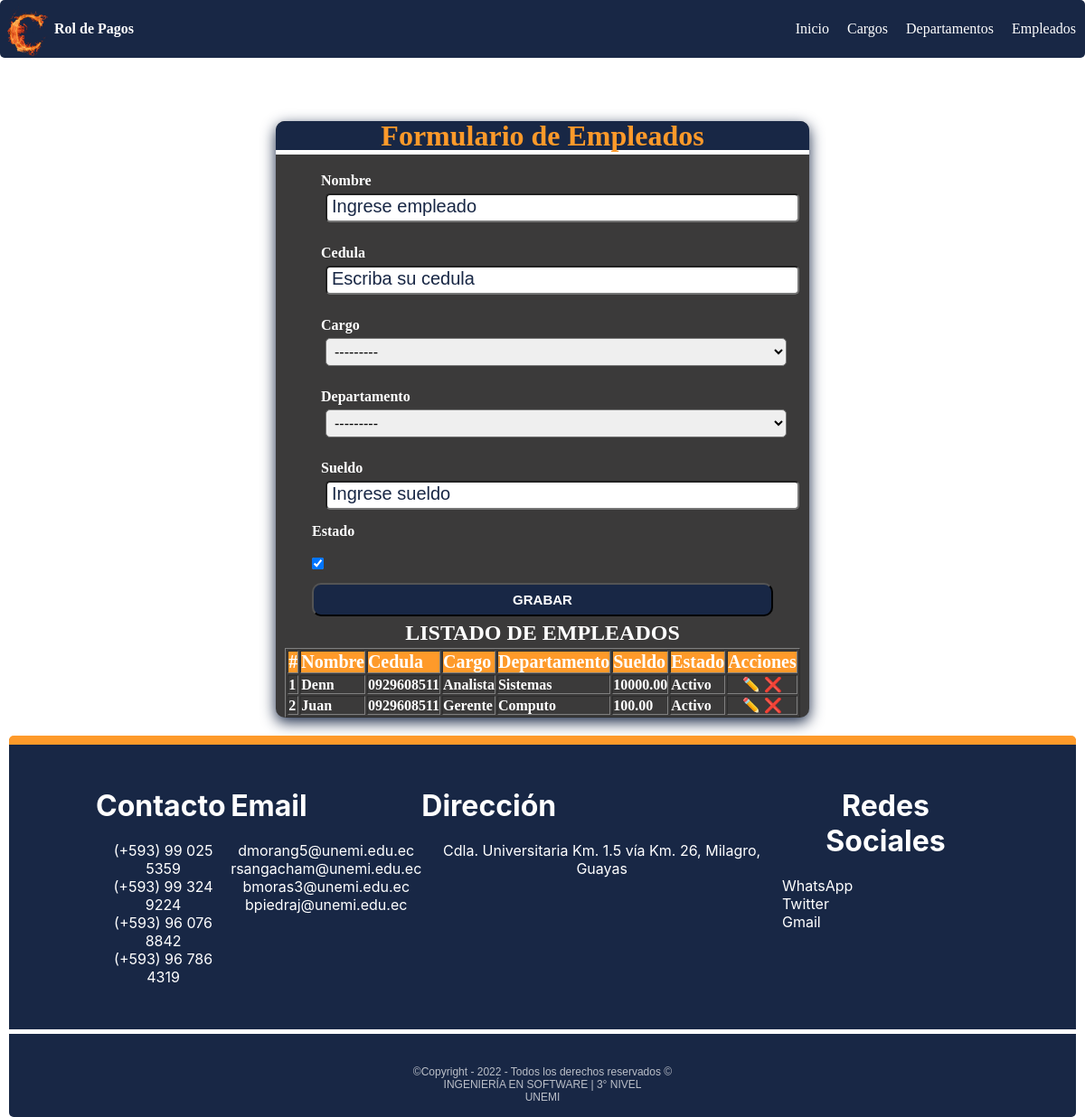
The app's page /empleado/ with its own data.
### mtto/models.py (models this page shows, shortened)
class Empleado(models.Model):
    id = models.AutoField(primary_key=True)
    nombre = models.CharField(max_length=100, blank=True, null=True)
    cedula = models.CharField(max_length=10, blank=True, null=True)
    cargo = models.ForeignKey(Cargo, on_delete=models.CASCADE)
    departamento = models.ForeignKey(Departamento, on_delete=models.CASCADE)
    sueldo = models.DecimalField(max_digits=10, decimal_places=2)
    estado = models.BooleanField(default=True)
    fecha_creacion = models.DateTimeField(auto_now_add=False, auto_now=True)
    class Meta:
        verbose_name = "Empleado"
        verbose_name_plural = "Empleados"
        ordering = ['id']

class Cargo(models.Model):
    descripcion = models.CharField(max_length=100, blank=False, null=True)
    estado = models.BooleanField(default=True)
    fecha_creacion = models.DateTimeField(auto_now_add=False, auto_now=True)
    class Meta:
        verbose_name = "Cargo"
        verbose_name_plural = "Cargos"
        ordering = ['id']
    def __str__(self):
        return self.descripcion

class Departamento(models.Model):
    descripcion = models.CharField(max_length=100, blank=True, null=True)
    estado = models.BooleanField(default=True)
    fecha_creacion = models.DateTimeField(auto_now_add=False, auto_now=True)
    class Meta:
        verbose_name = "Departamento"
        verbose_name_plural = "Departamentos"
        ordering = ['id']
    def __str__(self):
        return self.descripcion

### mtto/views.py (the view)
# urls.py: path('empleado/',crearEmpleado,name="empleado" ),
def crearEmpleado(request):
    if request.method == "POST":
        print("entro por post")
        empleado_form = EmpleadoFrom(request.POST)
        if empleado_form.is_valid():
            empleado_form.save()
    else:
        print("entro por get")
        empleado_form = EmpleadoFrom()
    empleados = Empleado.objects.all()
    return render(request, "pages/empleado.html",
                  {'empleadoForm': empleado_form, 'empleados': empleados, 'accion': 'Grabar'})

### templates/Pages/empleado.html (shortened to what this page needs)
{% extends "inicio.html" %}
{% load static %}
{% block css %}
   <link rel="stylesheet" href="{% static 'css/formulario.css' %}" />
{% endblock %}
{% block contenido %}
  <section class="form-container">
    <div class="form-header" >
      <h1>Formulario de Empleados</h1>
    </div>
    <form method="POST" id="form-departamento" class="form">
       <div class="form-group">
        <label for="nombre">Nombre</label>
        {{empleadoForm.nombre}}
      </div>
      <div class="form-group">
        <label for="cedula">Cedula</label>
        {{empleadoForm.cedula}}
      </div>
      <div class="form-group">
        <label for="cargo">Cargo</label>
        {{empleadoForm.cargo}}
      </div>
      <div class="form-group">
        <label for="departamento" >Departamento</label>
        {{empleadoForm.departamento}}
      </div>
       <div class="form-group">
        <label for="sueldo">Sueldo</label>
        {{empleadoForm.sueldo}}
      </div>
      <div class="form-check">
      <label>Estado</label>
      {{empleadoForm.estado}}
    </div>
    <button
      id="enviar"
      type="submit"
      name="enviar">
    {{ accion }}
    </button>
    </form>
    <div class="consulta none table-responsive" id="consulta">
      <h2 style="text-align: center;">Listado de Empleados</h2>
      <table class="consulta-est" id="consulta-est" border="1">
        <thead>
         <tr>
          <th>#</th>
          <th>Nombre</th>
          <th>Cedula</th>
          <th>Cargo</th>
          <th>Departamento</th>
          <th>Sueldo</th>
          <th>Estado</th>
          <th>Acciones</th>
         </tr>
        </thead>
        <tbody class="detalle-est" id="detalle-est">
          {% for empleado in empleados  %}
          <tr>
                <td>{{empleado.id}}</td>
                <td>{{empleado.nombre}}</td>
                <td>{{empleado.cedula}}</td>
                <td>{{empleado.cargo}}</td>
                <td>{{empleado.departamento}}</td>
                <td>{{empleado.sueldo}}</td>
                <td>{% if empleado.estado %}
                  Activo
                  {% else %}
                  Inactivo
                  {% endif %}</td>
                <td class="acciones">
                  <a href="{% url 'editar_empleado' empleado.id %}">✏️</a>
                  <a href="{% url 'eliminar_empleado' empleado.id %}">❌</a>
                </td>
          </tr>
          {% endfor %}
        </tbody>
      </table>
    </div>
  </section>
{% endblock %}

### templates/inicio.html (shortened to what this page needs)
{% load static %}
<!DOCTYPE html>
<html lang="es">
  <head>
    <link rel="stylesheet" href="{% static 'css/main.css' %}">
    <link rel="stylesheet" href="{% static 'css/header.css' %}"/>
    <link rel="stylesheet" href="{% static 'css/footer.css' %}"/>
    {% block css %} {% endblock %}
  </head>
  <body>
    <header class="header">
      <nav class="navegacion">
        <a href="{% url 'inicio' %}" class="logo">
          <img src="{% static 'img/letrac.png' %}" width="50px" alt="logo" />
          <div class="logo">
               Rol de Pagos
           </div>
        </a>
        <ul class="menu">
          <li><a href="{% url 'inicio' %}">Inicio</a></li>
          <li><a href="{% url 'cargo' %}">Cargos</a></li>
          <li><a href="{% url 'departamento' %}">Departamentos</a></li>
          <li><a href="{% url 'empleado' %}">Empleados</a></li>
        </ul>
      </nav>
    </header>
    <main>
      {% block contenido %}{% endblock %}
      <footer>
        <div class="footer-container">
            <div class="footer-content-container">
                <h3 class="website-logo" style="text-align: center;">Contacto</h3>
                <p>(+593) 99 025 5359
                  <br>(+593) 99 324 9224
                  <br>(+593) 96 076 8842
                  <br>(+593) 96 786 4319</p>
            </div>
            <div class="footer-content-container">
              <h3 class="website-logo" >Email</h3>
              <p>dmorang5@unemi.edu.ec
                <br>rsangacham@unemi.edu.ec
                <br>bmoras3@unemi.edu.ec
                <br>bpiedraj@unemi.edu.ec</p>
            </div>
            <div class="footer-content-container">
              <h3 class="website-logo" >Dirección</h3>
              <p>Cdla. Universitaria Km. 1.5 vía Km. 26, Milagro, Guayas</p>
            </div>
            <div class="footer-content-container">
              <h3 class="website-logo">Redes Sociales</h3>
              <a href="https://walink.co/335300" >WhatsApp</a>
              <a href="https://twitter.com/dennmmg/">Twitter</a>
              <a href="mailto:dmorang5@unemi.edu.ec?Subject=¡Hola!%20Bienvenido" >Gmail</a>
            </div>
        </div>
        <div class="copyright-container">
          <span class="copyright">&copy;Copyright - 2022 - Todos los derechos reservados &copy; </br>
            INGENIERÍA EN SOFTWARE | 3° NIVEL </br>
            UNEMI</span>
        </div>
    </footer>
    </main>
  </body>
</html>

### static/css/main.css (style rules this page uses)
:root { --primary-color: #182745; --secundary-color: #9c000e; --boton-success:#81f0b2; --boton-secundary:#3b3a3a; --boton-warning:#fe9a2a; --boton-cancelar:#fe4093; --font-size:16px; --font-color:#000; --font-color-reverse:#fff; }
html { box-sizing: border-box; font-size: var(--font-size); scroll-behavior: smooth; color:var(--font-color); }
:before,*:after { box-sizing: inherit; }
body { margin:0; overflow-x: hidden; box-sizing: inherit }
main { margin:0 10px; margin-top: 70px; }
img { max-width: 100%; height: auto; }
a { text-decoration: none; color: var(--font-color-reverse); }
li { list-style:none; }

### static/css/header.css (style rules this page uses)
.header { background-color: var(--primary-color); border-radius: 5px; }
.navegacion { display: flex; flex-direction: row; justify-content: space-between; align-items: center; }
.logo { display: flex; align-items: center; font-weight: 900; color: var(--font-color-reverse); margin-left: 5px; }
.logo img { border-radius:50%; }
.menu { display: flex; }
.menu li { padding: 0 10px; }

### static/css/footer.css (style rules this page uses)
* { margin: 0; padding: 0; transition: 0.5s; }
body { height: 100vh; width: 100%; position: relative; }
footer { font-family:-apple-system, BlinkMacSystemFont, 'Segoe UI', Roboto, Oxygen, Ubuntu, Cantarell, 'Open Sans', 'Helvetica Neue', sans-serif; position: relative; bottom: 0; left: 0; height: fit-content; width: 100%; display: flex; justify-content: center; align-items: center; flex-direction: column; background-color: #182745;; color: white; background-color: #182745;; border-radius: 5px; border-top: 5px solid var(--boton-warning); margin-top: 20px; }
.copyright-container { width: 100%; display: flex; justify-content: center; align-items: center; padding: 5px; border-top: 5px solid #fff; }
.copyright { font-size: 12px; opacity: 0.7; font-weight: 400; padding: 10px 0; text-align: center; font-family: sans-serif; margin: 20px 0 0 0; color: #fff; padding: 10px; }
.footer-container { height: fit-content; width: 100%; padding: 3rem 6rem; box-sizing: border-box; display: flex; justify-content: space-between; align-items: flex-start; border-top: 5px solid var(--boton-warning); }
.footer-content-container { display: flex; justify-content: flex-start; align-items: flex-start; flex-direction: column; text-align: center; }
footer .website-logo { margin-bottom: 1.2rem; font-size: calc(1vw + 20px); text-align: center; }
.footer-content-container a { text-align: center; }

### static/css/formulario.css (style rules this page uses)
.form-container { background-color: var(--boton-secundary); max-width: 50%; min-width: 240px; border-radius: 10px; box-shadow: 0px 5px 16px 0px var(--primary-color); overflow: hidden; color: var(--font-color-reverse); font-weight: 900; margin: 0 auto; }
.form-header { background: var(--primary-color); padding: 1px; text-align: center; border-bottom: 5px solid var(--font-color-reverse); line-height:30px; }
.form-header h1 { color: var(--boton-warning); font-size: 32px; }
form { padding: 5px 40px; }
.form-group input, .form-group select, .form-group textarea, .form-group { display: block; width: 100%; padding: 5px; margin: 5px; font-size: 1rem; border-radius: 5px; }
.form label { margin: 5px auto; display: block; }
.form-group *::placeholder { color: var(--primary-color); font-size:20px }
.form-check input[type="checkbox"] { margin: 15px auto; }
.form button { display: block; width: 100%; padding: 8px; background: var(--primary-color); border-radius: 10px; color: var(--font-color-reverse); cursor: pointer; font-weight: 900; font-size: 15px; text-transform: uppercase; transition: background-color 0.3s ease-in-out; }
.table-responsive { width: 100%; overflow-y: hidden; -ms-overflow-style: -ms-autohiding-scrollbar; display: flex; flex-direction:column; justify-content: center; align-items: center; }
.consulta h2 { color: var(--font-color-reverse); text-transform: uppercase; margin-bottom: 3px; text-align: center; }
.consulta-est { width: 90%; }
.consulta-est th { background-color: var(--boton-warning); color:var(--font-color-reverse); font-size:20px; text-align: center; }
.consulta-est th, td { width: 25%; text-align: left; }
.detalle-est .acciones { text-align: center; }

### records on screen
Empleado: id "1", nombre "Denn", cedula "0929608511", cargo "Analista", departamento "Sistemas", sueldo "10000.00", estado "Activo"
Empleado: id "2", nombre "Juan", cedula "0929608511", cargo "Gerente", departamento "Computo", sueldo "100.00", estado "Activo"

### other values on screen
{{ accion }} "GRABAR"
